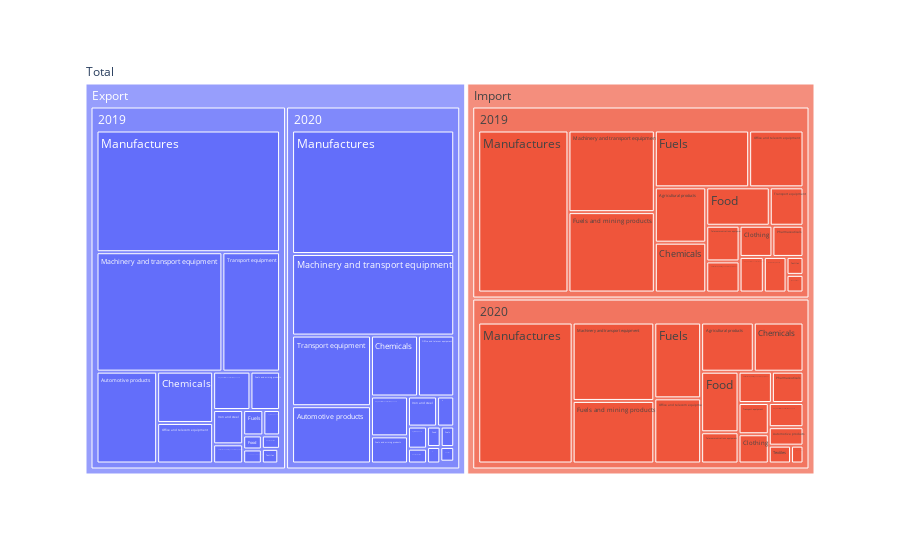

Notebook code for this chart:
### Code cell
fig = px.treemap(product, path=[px.Constant("Total"), "Indicator", "Year", "Product"], values="Value")
fig.show()

### Figure 1 — Plotly figure (JSON) as saved in the notebook; plotly's stock layout.template omitted (floating-point values rounded to 4 significant figures)
{"data": [{"branchvalues": "total", "domain": {"x": [0, 1], "y": [0, 1]}, "hovertemplate": "labels=%{label}<br>Value=%{value}<br>parent=%{parent}<br>id=%{id}<extra></extra>", "ids": ["Total/Export/2019/Agricultural products", "Total/Import/2019/Agricultural products", "Total/Export/2020/Agricultural products", "Total/Import/2020/Agricultural products", "Total/Export/2019/Automotive products", "Total/Import/2019/Automotive products", "Total/Export/2020/Automotive products", "Total/Import/2020/Automotive products", "Total/Export/2019/Chemicals", "Total/Import/2019/Chemicals", "Total/Export/2020/Chemicals", "Total/Import/2020/Chemicals", "Total/Export/2019/Clothing", "Total/Import/2019/Clothing", "Total/Export/2020/Clothing", "Total/Import/2020/Clothing", "Total/Export/2019/Electronic data processing and office equipment", "Total/Import/2019/Electronic data processing and office equipment", "Total/Export/2020/Electronic data processing and office equipment", "Total/Import/2020/Electronic data processing and office equipment", "Total/Export/2019/Food", "Total/Import/2019/Food", "Total/Export/2020/Food", "Total/Import/2020/Food", "Total/Export/2019/Fuels", "Total/Import/2019/Fuels", "Total/Export/2020/Fuels", "Total/Import/2020/Fuels", "Total/Export/2019/Fuels and mining products", "Total/Import/2019/Fuels and mining products", "Total/Export/2020/Fuels and mining products", "Total/Import/2020/Fuels and mining products", "Total/Export/2019/Integrated circuits and electronic components", "Total/Import/2019/Integrated circuits and electronic components", "Total/Export/2020/Integrated circuits and electronic components", "Total/Import/2020/Integrated circuits and electronic components", "Total/Export/2019/Iron and steel", "Total/Import/2019/Iron and steel", "Total/Export/2020/Iron and steel", "Total/Import/2020/Iron and steel", "Total/Export/2019/Machinery and transport equipment", "Total/Import/2019/Machinery and transport equipment", "Total/Export/2020/Machinery and transport equipment", "Total/Import/2020/Machinery and transport equipment", "Total/Export/2019/Manufactures", "Total/Import/2019/Manufactures", "Total/Export/2020/Manufactures", "Total/Import/2020/Manufactures", "Total/Export/2019/Office and telecom equipment", "Total/Import/2019/Office and telecom equipment", "Total/Export/2020/Office and telecom equipment", "Total/Import/2020/Office and telecom equipment", "Total/Export/2019/Pharmaceuticals", "Total/Import/2019/Pharmaceuticals", "Total/Export/2020/Pharmaceuticals", "Total/Import/2020/Pharmaceuticals", "Total/Export/2019/Telecommunications equipment", "Total/Import/2019/Telecommunications equipment", "Total/Export/2020/Telecommunications equipment", "Total/Import/2020/Telecommunications equipment", "Total/Export/2019/Textiles", "Total/Import/2019/Textiles", "Total/Export/2020/Textiles", "Total/Import/2020/Textiles", "Total/Export/2019/Total merchandise", "Total/Import/2019/Total merchandise", "Total/Export/2020/Total merchandise", "Total/Import/2020/Total merchandise", "Total/Export/2019/Transport equipment", "Total/Import/2019/Transport equipment", "Total/Export/2020/Transport equipment", "Total/Import/2020/Transport equipment", "Total/Export/2019", "Total/Import/2019", "Total/Export/2020", "Total/Import/2020", "Total/Export", "Total/Import", "Total"], "labels": ["Agricultural products", "Agricultural products", "Agricultural products", "Agricultural products", "Automotive products", "Automotive products", "Automotive products", "Automotive products", "Chemicals", "Chemicals", "Chemicals", "Chemicals", "Clothing", "Clothing", "Clothing", "Clothing", "Electronic data processing and office equipment", "Electronic data processing and office equipment", "Electronic data processing and office equipment", "Electronic data processing and office equipment", "Food", "Food", "Food", "Food", "Fuels", "Fuels", "Fuels", "Fuels", "Fuels and mining products", "Fuels and mining products", "Fuels and mining products", "Fuels and mining products", "Integrated circuits and electronic components", "Integrated circuits and electronic components", "Integrated circuits and electronic components", "Integrated circuits and electronic components", "Iron and steel", "Iron and steel", "Iron and steel", "Iron and steel", "Machinery and transport equipment", "Machinery and transport equipment", "Machinery and transport equipment", "Machinery and transport equipment", "Manufactures", "Manufactures", "Manufactures", "Manufactures", "Office and telecom equipment", "Office and telecom equipment", "Office and telecom equipment", "Office and telecom equipment", "Pharmaceuticals", "Pharmaceuticals", "Pharmaceuticals", "Pharmaceuticals", "Telecommunications equipment", "Telecommunications equipment", "Telecommunications equipment", "Telecommunications equipment", "Textiles", "Textiles", "Textiles", "Textiles", "Total merchandise", "Total merchandise", "Total merchandise", "Total merchandise", "Transport equipment", "Transport equipment", "Transport equipment", "Transport equipment", "2019", "2019", "2020", "2020", "Export", "Import", "Total"], "name": "", "parents": ["Total/Export/2019", "Total/Import/2019", "Total/Export/2020", "Total/Import/2020", "Total/Export/2019", "Total/Import/2019", "Total/Export/2020", "Total/Import/2020", "Total/Export/2019", "Total/Import/2019", "Total/Export/2020", "Total/Import/2020", "Total/Export/2019", "Total/Import/2019", "Total/Export/2020", "Total/Import/2020", "Total/Export/2019", "Total/Import/2019", "Total/Export/2020", "Total/Import/2020", "Total/Export/2019", "Total/Import/2019", "Total/Export/2020", "Total/Import/2020", "Total/Export/2019", "Total/Import/2019", "Total/Export/2020", "Total/Import/2020", "Total/Export/2019", "Total/Import/2019", "Total/Export/2020", "Total/Import/2020", "Total/Export/2019", "Total/Import/2019", "Total/Export/2020", "Total/Import/2020", "Total/Export/2019", "Total/Import/2019", "Total/Export/2020", "Total/Import/2020", "Total/Export/2019", "Total/Import/2019", "Total/Export/2020", "Total/Import/2020", "Total/Export/2019", "Total/Import/2019", "Total/Export/2020", "Total/Import/2020", "Total/Export/2019", "Total/Import/2019", "Total/Export/2020", "Total/Import/2020", "Total/Export/2019", "Total/Import/2019", "Total/Export/2020", "Total/Import/2020", "Total/Export/2019", "Total/Import/2019", "Total/Export/2020", "Total/Import/2020", "Total/Export/2019", "Total/Import/2019", "Total/Export/2020", "Total/Import/2020", "Total/Export/2019", "Total/Import/2019", "Total/Export/2020", "Total/Import/2020", "Total/Export/2019", "Total/Import/2019", "Total/Export/2020", "Total/Import/2020", "Total/Export", "Total/Import", "Total/Export", "Total/Import", "Total", "Total", ""], "type": "treemap", "values": [11611, 82636, 11633, 76865, 152379, 23484, 124677, 19043, 78604, 74450, 78938, 72643, 714, 29761, 698, 26265, 15742, 30095, 14219, 31026, 7173, 70803, 7664, 67255, 14011, 155621, 7627, 105481, 31104, 201620, 27682, 151774, 39158, 25065, 40652, 24919, 28196, 8697, 24129, 6611, 411202, 204575, 364600, 190237, 611026, 424364, 552253, 395216, 62064, 89646, 60890, 90640, 6688, 28126, 7805, 29391, 7165, 34487, 6019, 34694, 6585, 8830, 5645, 11806, 0, 0, 0, 0, 188412, 37618, 153697, 28047, 1671834, 1529878, 1488828, 1361913, 3160662, 2891791, 6052453]}], "layout": {"legend": {"tracegroupgap": 0}, "margin": {"t": 60}}}
